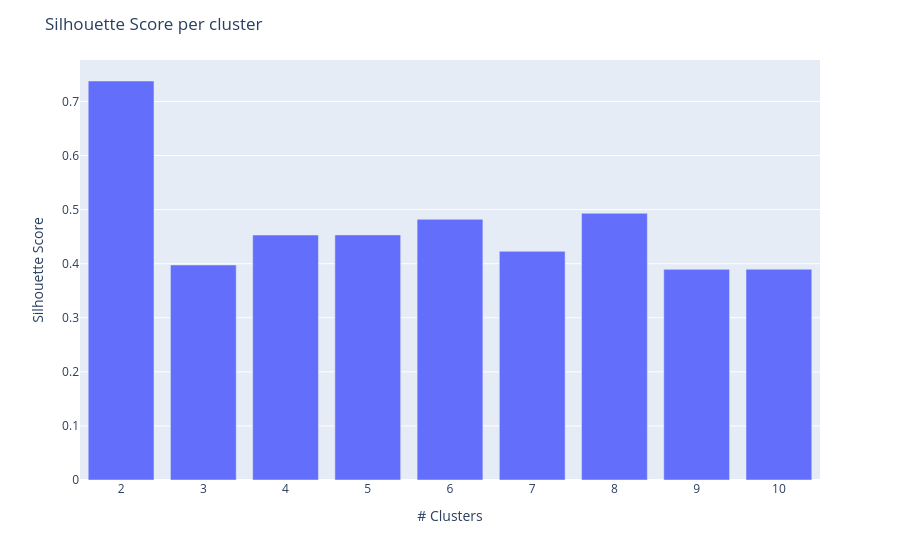

Notebook code cell kept with this figure:
### Code cell
# Visualisation des scores

cluster_scores = pd.Series(sil)
k_frame = pd.Series(k)

fig=px.bar(x=k, y=cluster_scores)

fig.update_layout(
    yaxis_title="Silhouette Score",
    xaxis_title="# Clusters",
    title="Silhouette Score per cluster"
)

fig.show()

### Figure 1 — Plotly figure (JSON) as saved in the notebook; plotly's stock layout.template omitted (floating-point values rounded to 4 significant figures)
{"data": [{"hovertemplate": "x=%{x}<br>y=%{y}<extra></extra>", "legendgroup": "", "marker": {"color": "#636efa", "pattern": {"shape": ""}}, "name": "", "orientation": "v", "showlegend": false, "textposition": "auto", "type": "bar", "x": [2, 3, 4, 5, 6, 7, 8, 9, 10], "xaxis": "x", "y": [0.7378, 0.3976, 0.4531, 0.4533, 0.4821, 0.4229, 0.4932, 0.3895, 0.3897], "yaxis": "y"}], "layout": {"barmode": "relative", "legend": {"tracegroupgap": 0}, "margin": {"t": 60}, "title": {"text": "Silhouette Score per cluster"}, "xaxis": {"anchor": "y", "domain": [0, 1], "title": {"text": "# Clusters"}}, "yaxis": {"anchor": "x", "domain": [0, 1], "title": {"text": "Silhouette Score"}}}}
